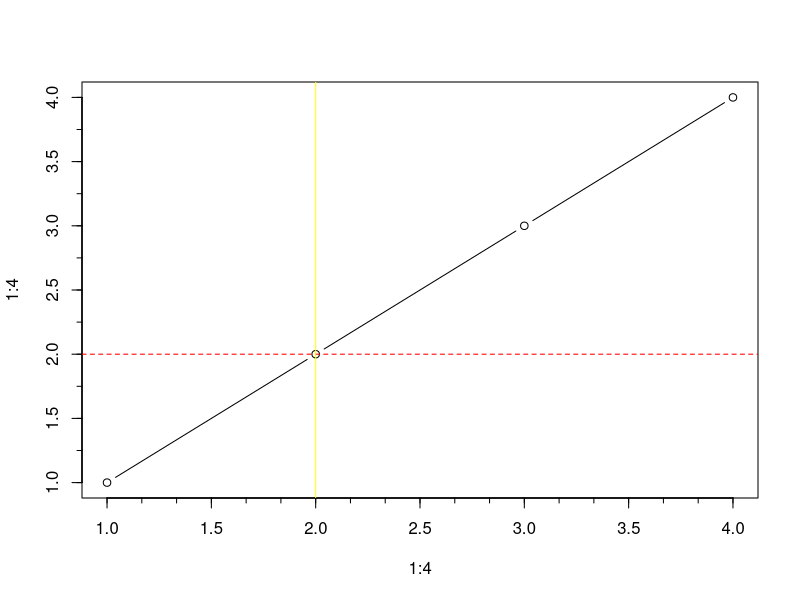

R code for this plot: (Note: this script raises an error after producing the figure.)
### 画图

# 次要刻度线
install.packages("Hmisc")
library(Hmisc)

#minor.tick(nx=2,ny=3,tick.ratio=n)

plot(1:4,1:4,type="b")
#tick.ratio次要刻度线相对于主要刻度线的比值
minor.tick(nx=3,ny=2,tick.ratio=0.5)


#参考线
#abline(h=value,v=value)
abline(h=2,col="red",lty=2)
abline(v=2,col="yellow",lty=1)


#图例
#legend(location,title,legend,...)

dose <- c(20,30,40,45,60)
drugA <- c(16,20,27,40,60)
drugB <- c(15,18,25,31,4)

opar <- par(no.readonly = TRUE)
par(lwd-2,cex=1.5,font.lab=2)

#画药物A
plot(dose,drugA,type="b",pch=15,lty=1,col="red",
     ylim=c(0,60),main="药物A和药物B的对比",
     xlab="剂量",ylab="药物反应")
#增加药物B
lines(dose,drugB,type = "b",pch=17,lty=2,col="blue")

#次要刻度线
minor.tick(nx=5,ny=2,tick.ratio = 0.5)

#图例
legend("topleft",inset = 0.05,title = "类型",legend = c("A","B"),
       lty=c(1,2),pch=c(15,17),col=c("red","blue"))

par(opar)

#文本标注
head(mtcars)
attach(mtcars)

plot(wt,mpg,main="车重和耗油的关系",
     xlab="车重",ylab="耗油量",pch=18,col="blue")

#标注
text(wt,mpg,row.names(mtcars),cex=0.5,
     pos=4,col="red")
